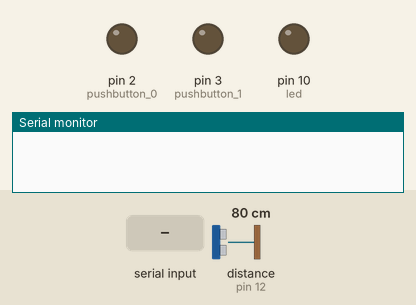
Recording of a sketch running on a simulated Arduino Uno, built with avr-gcc and run on an emulated ATmega328P. Parts: output pins drawn as LEDs (lit = HIGH), the last lines printed to the serial monitor. Wiring (inferred from the names in the program): ultrasonic range finder: trigger pin 13; echo pin 12. The inputs (shaded band) are chosen by the test bench; at power-on: distance to the obstacle (sensor on pin 12) 80 cm. The echo pulse lasts 58.3 µs per cm; pins used as bus, display or sensor lines are not drawn.

Above: at 1.2 s.
1.3 s: "c" received over Serial
At 2.1 s:
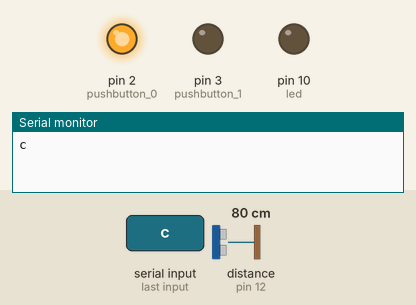
3.8 s: distance to the obstacle (sensor on pin 12) set to 7 cm
5.3 s: distance to the obstacle (sensor on pin 12) set to 4 cm
At 6.5 s:
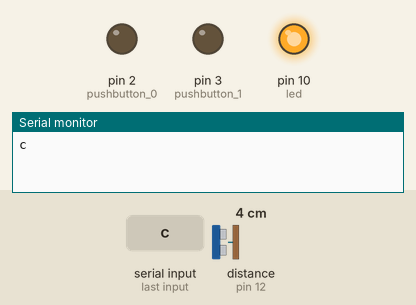
6.8 s: "d" received over Serial
At 7.6 s:
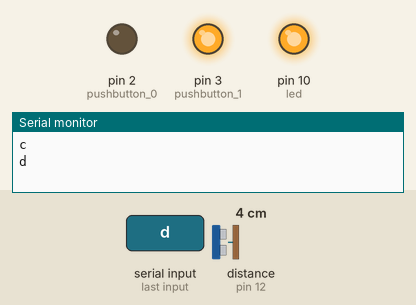
9.3 s: "c" received over Serial
At 9.8 s:
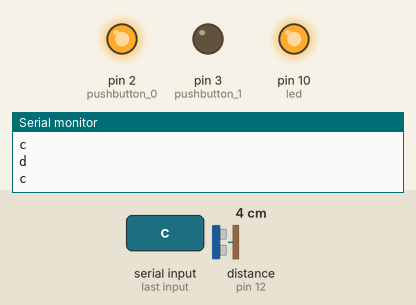
11.8 s: distance to the obstacle (sensor on pin 12) set to 9 cm
At 12.9 s:
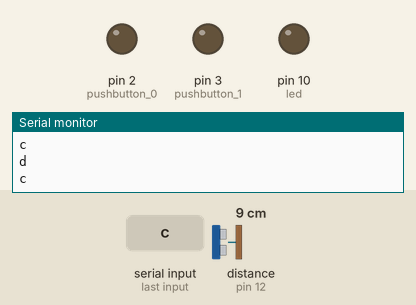
Timing chart, 0 to 14.3 s (numbered marks = the images above; inputs shaded):
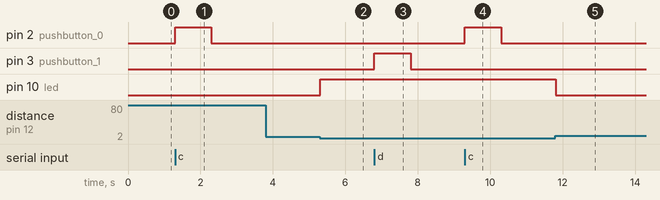

The sketch:

sketch_apr05a.ino
```cpp
//#include <Keyboard.h>

// defines pins numbers
const int trigPin = 13;
const int echoPin = 12;
const int led = 10;
const int pushbutton_0=2;
const int pushbutton_1=3;

char ch;

// defines variables
long duration;
int distance;

void setup() {
pinMode(trigPin, OUTPUT); // Sets the trigPin as an Output
pinMode(echoPin, INPUT);

pinMode(led,OUTPUT);// Sets the echoPin as an Input
Serial.begin(9600); // Starts the serial communication
pinMode(pushbutton_0,OUTPUT);
pinMode(pushbutton_1,OUTPUT);

}

void loop() {
// Clears the trigPin
digitalWrite(trigPin, LOW);
delayMicroseconds(2);

// Sets the trigPin on HIGH state for 10 micro seconds
digitalWrite(trigPin, HIGH);
delayMicroseconds(10);
digitalWrite(trigPin, LOW);

// Reads the echoPin, returns the sound wave travel time in microseconds
duration = pulseIn(echoPin, HIGH);

// Calculating the distance
distance= duration*0.034/2;

// Prints the distance on the Serial Monitor


if(distance<=4)
{
  digitalWrite(led,HIGH);
  //Serial.println("1");

}
else
{
  digitalWrite(led,LOW);
  //Serial.println("0");
}


if (Serial.available() > 0)
{
  ch=Serial.read();
  Serial.println(ch);
  if(ch=='c')
  {
    digitalWrite(pushbutton_0,HIGH);
    delay(1000);
    digitalWrite(pushbutton_0,LOW);
  }

  if(ch=='d')
  {
    digitalWrite(pushbutton_1,HIGH);
    delay(1000);
    digitalWrite(pushbutton_1,LOW);
  }
}
//delay(1000);
}
```

Measured:
- the behaviour switches between 6 and 5 cm on distance to the obstacle (sensor on pin 12) (found by bisection; images 1 and 2)
- after the input at 1.3 s, pin 2 (pushbutton_0): LOW → HIGH at once, → LOW 1.0 s later
- after the input at 3.8 s, every drawn part: stays the same
- after the input at 5.3 s, pin 10 (led): LOW → HIGH at once
- after the input at 6.8 s, pin 3 (pushbutton_1): LOW → HIGH at once, → LOW 1.0 s later
- after the input at 9.3 s, pin 2 (pushbutton_0): LOW → HIGH at once, → LOW 1.0 s later
- after the input at 11.8 s, pin 10 (led): HIGH → LOW at once
